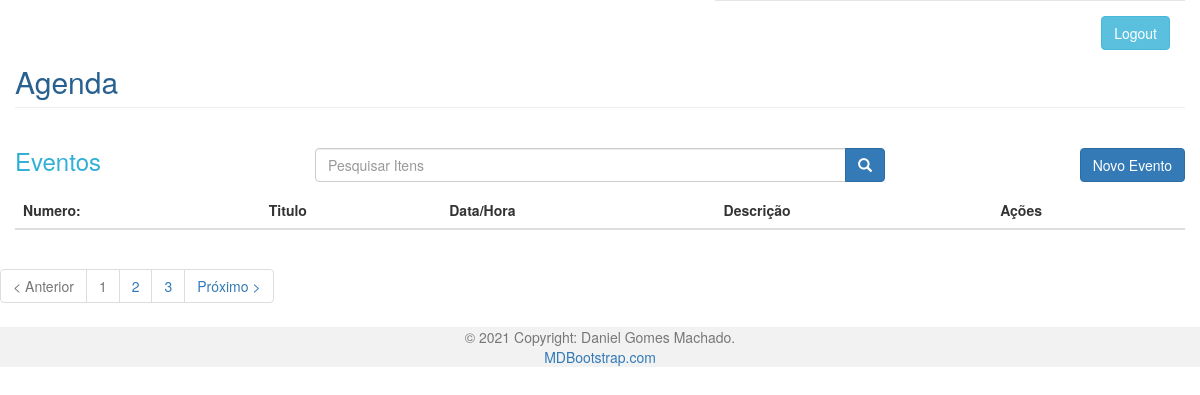
Page /agenda/ (signed in) on the earlier database version.
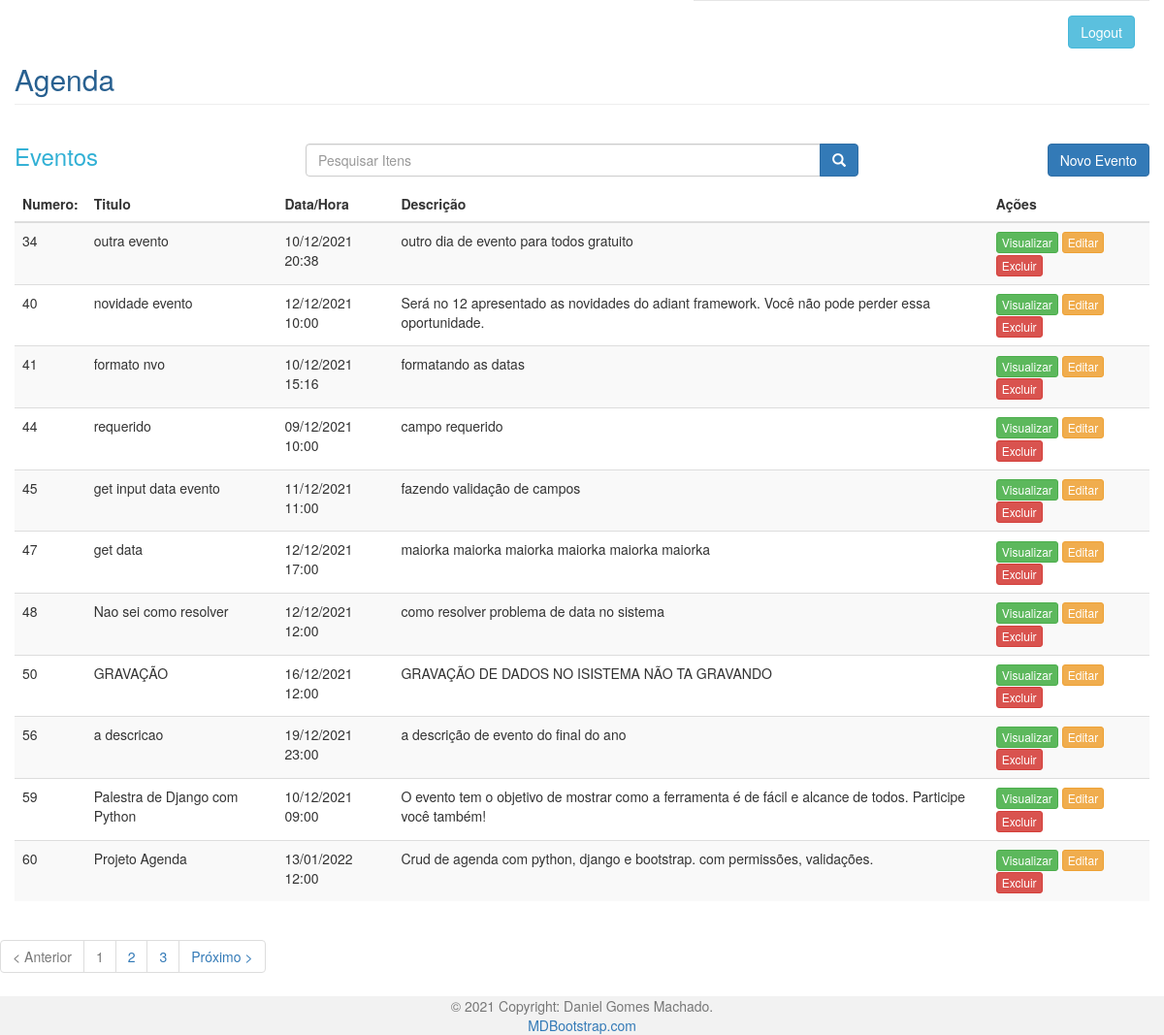
Same page on the later database version.
### core/models.py (models this page shows, shortened)
class Evento(models.Model):
     titulo = models.CharField(max_length=100)
     descricao = models.TextField(blank=True, null=True)
     data_evento = models.DateTimeField(verbose_name='Data do Evento')
     data_criacao = models.DateTimeField(auto_now=True)
     usuario = models.ForeignKey(User, on_delete=models.CASCADE)
     class Meta:
         db_table = 'evento'
     def get_data_evento(self):
          return self.data_evento.strftime('%d/%m/%Y %H:%M')

### core/views.py (the view)
# urls.py: path('agenda/', views.lista_eventos),
@login_required(login_url='/login/')
def  lista_eventos(request):
    usuario = request.user
    data_atual = datetime.now() - timedelta(hours=1)
    evento = Evento.objects.filter(usuario=usuario,
                                   data_evento__gt=data_atual)
    dados = {'eventos':evento}
    return render(request, 'agenda/agenda.html', dados)

### templates/agenda/agenda.html (shortened to what this page needs)
  {% extends "agenda/model-page.html" %}
  {% block content %}
  <div id="main" class="container-fluid" xmlns:color="http://www.w3.org/1999/xhtml"
       xmlns:background-color="http://www.w3.org/1999/xhtml">
     <div id="top" class="row">
         <div class="col-md-3">
             <h3 style="color: #31B0D5">Eventos</h3>
         </div>
      <div class="col-md-6">
        <div class="input-group h2">
            <input name="data[search]" class="form-control" id="search" type="text" placeholder="Pesquisar Itens">
            <span class="input-group-btn">
                <button class="btn btn-primary" type="submit">
                    <span class="glyphicon glyphicon-search"></span>
                </button>
            </span>
        </div>
      </div>
        <div class="col-md-3">
          <a href="evento/" class="btn btn-primary pull-right h2">Novo Evento</a>
        </div>
    </div>
     <div id="list" class="row">
    <div class="table-responsive col-md-12">
        <table class="table table-striped" cellspacing="0" cellpadding="0">
            <thead>
                <tr>
                    <th>Numero:</th>
                    <th>Titulo</th>
                    <th>Data/Hora</th>
                    <th>Descrição</th>
                    <th class="actions">Ações</th>
                 </tr>
            </thead>
             <tbody>
             <tr>
               <div style="font-size: 18px">
                   {% for evento in eventos %}
                      <div style=>
                    <td>{{ evento.id }}</td>
                    <td>{{ evento.titulo }}</td>
                    <td>{{ evento.get_data_evento }}</td>
                    <td>{{ evento.descricao }}</td>
                    <td class="actions">
                        <a class="btn btn-success btn-xs" href="evento/evento_detail/?id={{ evento.id }}">Visualizar</a>
                        <a class="btn btn-warning btn-xs" href="evento/?id={{ evento.id }}">Editar</a>
                        <a class="btn btn-danger btn-xs"  href="evento/delete/{{ evento.id }}/">Excluir</a>
                    </td>
                </div>
             </tr>
                   {% endfor %}
             </tbody>
         </table>
        </div>
     <div id="bottom" class="row">
       <div class="col-md-12">
          <ul class="pagination">
            <li class="disabled"><a>&lt; Anterior</a></li>
            <li class="disabled"><a>1</a></li>
            <li><a href="#">2</a></li>
            <li><a href="#">3</a></li>
            <li class="next"><a href="#" rel="next">Próximo &gt;</a></li>
            </ul>
       </div>
    </div>
{% endblock %}

### templates/agenda/model-page.html
<!DOCTYPE html>
<html lang="en">
<head>
      {% include "agenda/model-header.html" %}
</head>
<body>
     {% block content %} {% endblock %}
     {% include "agenda/model-footer.html" %}
</body>
</html>

### templates/agenda/model-header.html (shortened to what this page needs)
<html lang="pt-br" xmlns:color="http://www.w3.org/1999/xhtml" xmlns:https="http://www.w3.org/1999/xhtml">
    <head>
        <link rel="stylesheet" href="https://maxcdn.bootstrapcdn.com/bootstrap/3.3.6/css/bootstrap.min.css">
    </head>
    <body>
        <div class="col-md-5 col-md-offset-7">
         <div class="modal-footer"><a class="btn btn-info" href="/logout">Logout</a></div>
        </div>
    <div id="main" class="container-fluid">
       <h2  class="page-header" style="color: #286090">Agenda</h2>
    </div>
    </body>

### templates/agenda/model-footer.html (shortened to what this page needs)
<footer class="text-center text-lg-start bg-light text-muted">
  <div class="text-center p-4" style="background-color: rgba(0, 0, 0, 0.05);">
    © 2021 Copyright: Daniel Gomes Machado.
      <br>
    <a class="text-reset fw-bold" href="https://mdbootstrap.com/">MDBootstrap.com</a>
  </div>
</footer>

Differences in the rows shown:
added Evento: id "34", titulo "outra evento", get_data_evento "10/12/2021 20:38", descricao "outro dia de evento para todos gratuito"
added Evento: id "40", titulo "novidade evento", get_data_evento "12/12/2021 10:00", descricao "Será no 12 apresentado as novidades do adiant framework. Você não pode perder essa oportunidade."
added Evento: id "41", titulo "formato nvo", get_data_evento "10/12/2021 15:16", descricao "formatando as datas"
added Evento: id "44", titulo "requerido", get_data_evento "09/12/2021 10:00", descricao "campo requerido"
added Evento: id "45", titulo "get input data evento", get_data_evento "11/12/2021 11:00", descricao "fazendo validação de campos"
added Evento: id "47", titulo "get data", get_data_evento "12/12/2021 17:00", descricao "maiorka maiorka maiorka maiorka maiorka maiorka"
added Evento: id "48", titulo "Nao sei como resolver", get_data_evento "12/12/2021 12:00", descricao "como resolver problema de data no sistema"
added Evento: id "50", titulo "GRAVAÇÃO", get_data_evento "16/12/2021 12:00", descricao "GRAVAÇÃO DE DADOS NO ISISTEMA NÃO TA GRAVANDO"
added Evento: id "56", titulo "a descricao", get_data_evento "19/12/2021 23:00", descricao "a descrição de evento do final do ano"
added Evento: id "59", titulo "Palestra de Django com Python", get_data_evento "10/12/2021 09:00", descricao "O evento tem o objetivo de mostrar como a ferramenta é de fácil e alcance de todos. Participe você também!"
added Evento: id "60", titulo "Projeto Agenda", get_data_evento "13/01/2022 12:00", descricao "Crud de agenda com python, django e bootstrap. com permissões, validações."
